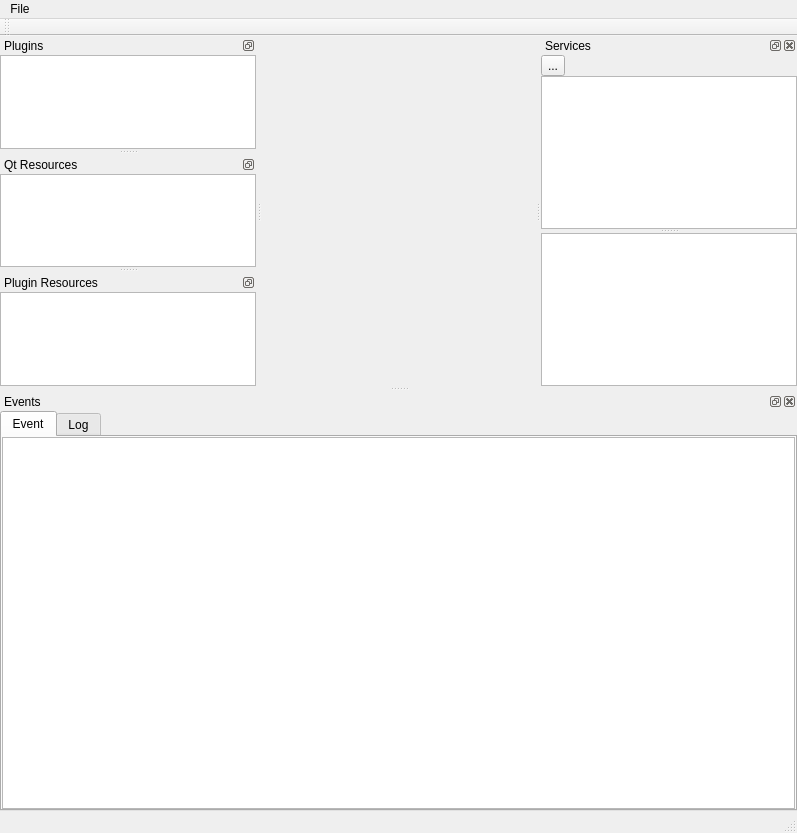
<?xml version="1.0" encoding="UTF-8"?>
<ui version="4.0">
 <class>QTKPluginBrowserWindow</class>
 <widget class="QMainWindow" name="QTKPluginBrowserWindow">
  <property name="geometry">
   <rect>
    <x>0</x>
    <y>0</y>
    <width>797</width>
    <height>833</height>
   </rect>
  </property>
  <property name="windowTitle">
   <string>MainWindow</string>
  </property>
  <widget class="QWidget" name="centralwidget">
   <layout class="QVBoxLayout" name="verticalLayout">
    <property name="spacing">
     <number>0</number>
    </property>
    <property name="leftMargin">
     <number>0</number>
    </property>
    <property name="topMargin">
     <number>0</number>
    </property>
    <property name="rightMargin">
     <number>0</number>
    </property>
    <property name="bottomMargin">
     <number>0</number>
    </property>
   </layout>
  </widget>
  <widget class="QMenuBar" name="menubar">
   <property name="geometry">
    <rect>
     <x>0</x>
     <y>0</y>
     <width>797</width>
     <height>28</height>
    </rect>
   </property>
   <widget class="QMenu" name="menuFile">
    <property name="title">
     <string>File</string>
    </property>
    <addaction name="actionExit"/>
   </widget>
   <addaction name="menuFile"/>
  </widget>
  <widget class="QStatusBar" name="statusbar"/>
  <widget class="QDockWidget" name="pluginsDockWidget">
   <property name="features">
    <set>QDockWidget::DockWidgetFloatable|QDockWidget::DockWidgetMovable</set>
   </property>
   <property name="windowTitle">
    <string>Plugins</string>
   </property>
   <attribute name="dockWidgetArea">
    <number>1</number>
   </attribute>
   <widget class="QWidget" name="dockWidgetContents">
    <layout class="QVBoxLayout" name="verticalLayout_2">
     <property name="spacing">
      <number>0</number>
     </property>
     <property name="leftMargin">
      <number>0</number>
     </property>
     <property name="topMargin">
      <number>0</number>
     </property>
     <property name="rightMargin">
      <number>0</number>
     </property>
     <property name="bottomMargin">
      <number>0</number>
     </property>
     <item>
      <widget class="QTableView" name="pluginsTableView">
       <property name="autoScroll">
        <bool>false</bool>
       </property>
       <property name="selectionMode">
        <enum>QAbstractItemView::SingleSelection</enum>
       </property>
       <property name="selectionBehavior">
        <enum>QAbstractItemView::SelectRows</enum>
       </property>
       <property name="showGrid">
        <bool>false</bool>
       </property>
       <property name="sortingEnabled">
        <bool>true</bool>
       </property>
       <attribute name="horizontalHeaderCascadingSectionResizes">
        <bool>true</bool>
       </attribute>
       <attribute name="horizontalHeaderHighlightSections">
        <bool>false</bool>
       </attribute>
       <attribute name="horizontalHeaderShowSortIndicator" stdset="0">
        <bool>true</bool>
       </attribute>
       <attribute name="horizontalHeaderStretchLastSection">
        <bool>true</bool>
       </attribute>
       <attribute name="verticalHeaderVisible">
        <bool>false</bool>
       </attribute>
      </widget>
     </item>
    </layout>
   </widget>
  </widget>
  <widget class="QDockWidget" name="qtResourcesDockWidget">
   <property name="features">
    <set>QDockWidget::DockWidgetFloatable|QDockWidget::DockWidgetMovable</set>
   </property>
   <property name="windowTitle">
    <string>Qt Resources</string>
   </property>
   <attribute name="dockWidgetArea">
    <number>1</number>
   </attribute>
   <widget class="QWidget" name="dockWidgetContents_2">
    <layout class="QVBoxLayout" name="verticalLayout_3">
     <property name="spacing">
      <number>0</number>
     </property>
     <property name="leftMargin">
      <number>0</number>
     </property>
     <property name="topMargin">
      <number>0</number>
     </property>
     <property name="rightMargin">
      <number>0</number>
     </property>
     <property name="bottomMargin">
      <number>0</number>
     </property>
     <item>
      <widget class="QTreeView" name="qtResourcesTreeView">
       <property name="headerHidden">
        <bool>true</bool>
       </property>
      </widget>
     </item>
    </layout>
   </widget>
  </widget>
  <widget class="QDockWidget" name="pluginResourcesDockWidget">
   <property name="features">
    <set>QDockWidget::DockWidgetFloatable|QDockWidget::DockWidgetMovable</set>
   </property>
   <property name="windowTitle">
    <string>Plugin Resources</string>
   </property>
   <attribute name="dockWidgetArea">
    <number>1</number>
   </attribute>
   <widget class="QWidget" name="dockWidgetContents_3">
    <layout class="QVBoxLayout" name="verticalLayout_4">
     <property name="spacing">
      <number>0</number>
     </property>
     <property name="leftMargin">
      <number>0</number>
     </property>
     <property name="topMargin">
      <number>0</number>
     </property>
     <property name="rightMargin">
      <number>0</number>
     </property>
     <property name="bottomMargin">
      <number>0</number>
     </property>
     <item>
      <widget class="QTreeView" name="pluginResourcesTreeView">
       <property name="headerHidden">
        <bool>true</bool>
       </property>
      </widget>
     </item>
    </layout>
   </widget>
  </widget>
  <widget class="QDockWidget" name="servicesDockWidget">
   <property name="windowTitle">
    <string>Services</string>
   </property>
   <attribute name="dockWidgetArea">
    <number>2</number>
   </attribute>
   <widget class="QWidget" name="dockWidgetContents_4">
    <layout class="QVBoxLayout" name="verticalLayout_5">
     <property name="spacing">
      <number>0</number>
     </property>
     <property name="leftMargin">
      <number>0</number>
     </property>
     <property name="topMargin">
      <number>0</number>
     </property>
     <property name="rightMargin">
      <number>0</number>
     </property>
     <property name="bottomMargin">
      <number>0</number>
     </property>
     <item>
      <widget class="QWidget" name="widget" native="true">
       <layout class="QVBoxLayout" name="verticalLayout_7">
        <property name="spacing">
         <number>0</number>
        </property>
        <property name="leftMargin">
         <number>0</number>
        </property>
        <property name="topMargin">
         <number>0</number>
        </property>
        <property name="rightMargin">
         <number>0</number>
        </property>
        <property name="bottomMargin">
         <number>0</number>
        </property>
        <item>
         <widget class="QWidget" name="widget_2" native="true">
          <layout class="QHBoxLayout" name="horizontalLayout">
           <property name="spacing">
            <number>2</number>
           </property>
           <property name="leftMargin">
            <number>0</number>
           </property>
           <property name="topMargin">
            <number>0</number>
           </property>
           <property name="rightMargin">
            <number>0</number>
           </property>
           <property name="bottomMargin">
            <number>0</number>
           </property>
           <item>
            <widget class="QToolButton" name="linkServicesToolButton">
             <property name="maximumSize">
              <size>
               <width>24</width>
               <height>24</height>
              </size>
             </property>
             <property name="text">
              <string>...</string>
             </property>
             <property name="icon">
              <iconset resource="qtkpluginbrowserresources.qrc">
               <normaloff>:/pluginbrowser/Images/linkicon.png</normaloff>:/pluginbrowser/Images/linkicon.png</iconset>
             </property>
             <property name="checkable">
              <bool>true</bool>
             </property>
            </widget>
           </item>
           <item>
            <spacer name="horizontalSpacer">
             <property name="orientation">
              <enum>Qt::Horizontal</enum>
             </property>
             <property name="sizeHint" stdset="0">
              <size>
               <width>40</width>
               <height>20</height>
              </size>
             </property>
            </spacer>
           </item>
          </layout>
         </widget>
        </item>
        <item>
         <widget class="QSplitter" name="splitter">
          <property name="orientation">
           <enum>Qt::Vertical</enum>
          </property>
          <widget class="QTableView" name="servicesTableView"/>
          <widget class="QTableView" name="servicePropsTableView"/>
         </widget>
        </item>
       </layout>
      </widget>
     </item>
    </layout>
   </widget>
  </widget>
  <widget class="QDockWidget" name="eventsDockWidget">
   <property name="windowTitle">
    <string>Events</string>
   </property>
   <attribute name="dockWidgetArea">
    <number>8</number>
   </attribute>
   <widget class="QWidget" name="dockWidgetContents_5">
    <layout class="QVBoxLayout" name="verticalLayout_6">
     <property name="spacing">
      <number>0</number>
     </property>
     <property name="leftMargin">
      <number>0</number>
     </property>
     <property name="topMargin">
      <number>0</number>
     </property>
     <property name="rightMargin">
      <number>0</number>
     </property>
     <property name="bottomMargin">
      <number>0</number>
     </property>
     <item>
      <widget class="QTabWidget" name="tabWidget">
       <property name="minimumSize">
        <size>
         <width>0</width>
         <height>400</height>
        </size>
       </property>
       <property name="currentIndex">
        <number>0</number>
       </property>
       <widget class="QWidget" name="tab_event">
        <attribute name="title">
         <string>Event</string>
        </attribute>
        <layout class="QGridLayout" name="gridLayout">
         <property name="leftMargin">
          <number>0</number>
         </property>
         <property name="topMargin">
          <number>0</number>
         </property>
         <property name="rightMargin">
          <number>0</number>
         </property>
         <property name="bottomMargin">
          <number>0</number>
         </property>
         <property name="spacing">
          <number>0</number>
         </property>
         <item row="0" column="0">
          <widget class="QTextBrowser" name="eventTextBrowser"/>
         </item>
        </layout>
       </widget>
       <widget class="QWidget" name="tab_log">
        <attribute name="title">
         <string>Log</string>
        </attribute>
        <layout class="QGridLayout" name="gridLayout_2">
         <property name="leftMargin">
          <number>0</number>
         </property>
         <property name="topMargin">
          <number>0</number>
         </property>
         <property name="rightMargin">
          <number>0</number>
         </property>
         <property name="bottomMargin">
          <number>0</number>
         </property>
         <property name="spacing">
          <number>0</number>
         </property>
         <item row="0" column="0">
          <widget class="QTextBrowser" name="textBrowser_log"/>
         </item>
        </layout>
       </widget>
      </widget>
     </item>
    </layout>
   </widget>
  </widget>
  <widget class="QToolBar" name="pluginToolBar">
   <property name="windowTitle">
    <string>toolBar</string>
   </property>
   <attribute name="toolBarArea">
    <enum>TopToolBarArea</enum>
   </attribute>
   <attribute name="toolBarBreak">
    <bool>false</bool>
   </attribute>
  </widget>
  <action name="actionExit">
   <property name="text">
    <string>Exit</string>
   </property>
   <property name="menuRole">
    <enum>QAction::QuitRole</enum>
   </property>
  </action>
 </widget>
 <resources>
  <include location="qtkpluginbrowserresources.qrc"/>
 </resources>
 <connections/>
</ui>
